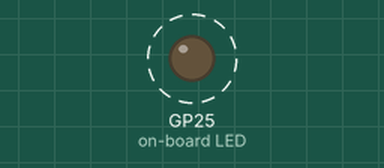
Bench run of a program on a simulated Raspberry Pi Pico running MicroPython. Shown: output pins drawn as LEDs (lit = HIGH). Dashed ring = blinking.

Above: at 0.1 s.
Timing chart, 0 to 3.0 s (numbered marks = the images above):
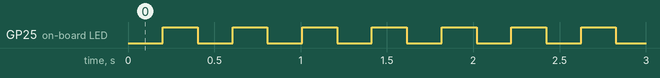

Measured:
- by itself, GP25 (on-board LED): alternates HIGH for 0.20 s and LOW for 0.20 s

The program:

Blink.py
```python
# Anton Voronov, ravenspired, voronet.net
# Blink LED Class

# This class is used to control an LED connected to a digital pin on the Raspberry Pi Pico.
# The LED is connected to a digital pin on the Pico, and the Pico can turn the LED on and off by setting the pin high or low.
# The BlinkLED class provides a simple interface to control the LED by toggling it on and off at specified intervals.
# The class has an update method that can be called periodically to update the LED state based on the specified on and off times.

# The LED is connected to pin "LED" on the Pico W, which is the built-in LED on the board.


from machine import Pin
import utime

class BlinkLED:
    def __init__(self, pin_number, on_time=100, off_time=100):
        self.led = Pin(pin_number, Pin.OUT)
        self.on_time = on_time
        self.off_time = off_time
        self.last_toggle_time = utime.ticks_ms()
        self.state = False

    def update(self, on_time=None, off_time=None):
        # Use the provided on_time and off_time, or default to the object's values
        if on_time is not None:
            self.on_time = on_time
        if off_time is not None:
            self.off_time = off_time

        current_time = utime.ticks_ms()
        if self.state and utime.ticks_diff(current_time, self.last_toggle_time) >= self.on_time:
            self.led.off()
            self.state = False
            self.last_toggle_time = current_time
        elif not self.state and utime.ticks_diff(current_time, self.last_toggle_time) >= self.off_time:
            self.led.on()
            self.state = True
            self.last_toggle_time = current_time


if __name__ == "__main__":
    should_blink = True

    led_blinker = BlinkLED("LED", on_time=50, off_time=50)

    while True:
        if should_blink:
            led_blinker.update(on_time=200, off_time=200)  # Adjust the speed here
            utime.sleep(0.01)
        else:
            led_blinker.led.off()
            utime.sleep(0.01)
```
